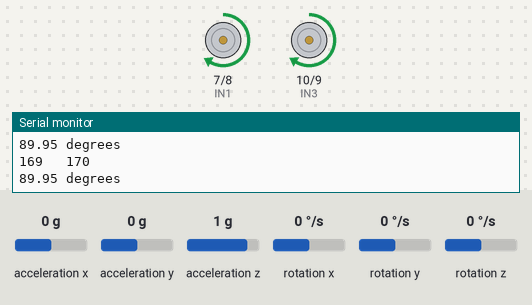
A sketch run on a simulated Arduino Uno, built with avr-gcc and run on an emulated ATmega328P. On the bench: motor-driver pin pairs drawn as motors (green arrow = first pin HIGH = forward, orange = second pin HIGH = backward, longer = more drive, scaled by the enable pin), the last lines printed to the serial monitor. Inputs (shaded band) come from the test bench; at power-on: rotation z 0 °/s, acceleration x 0 g, acceleration y 0 g, acceleration z 1 g, rotation x 0 °/s, rotation y 0 °/s.

Above: at 6.0 s.
6.1 s: rotation z set to -100 °/s
At 6.5 s:
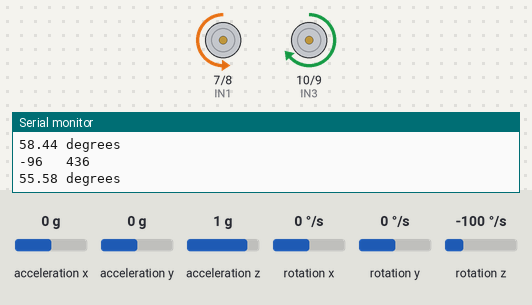
At 7.7 s:
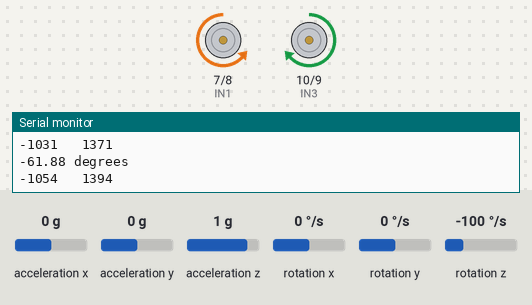
8.0 s: rotation z set to 96 °/s
At 10.32 s:
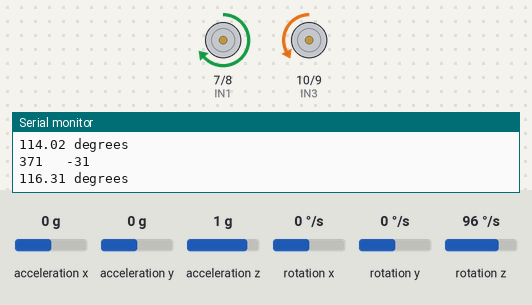
At 10.8 s:
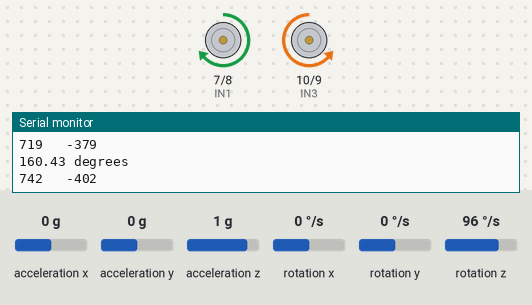
11.0 s: rotation z set to 192 °/s
14.0 s: rotation z set to 100 °/s
16.4 s: rotation z set to 88 °/s
19.4 s: rotation z set to -192 °/s
Timing chart, 0 to 23.4 s (numbered marks = the images above; inputs shaded):
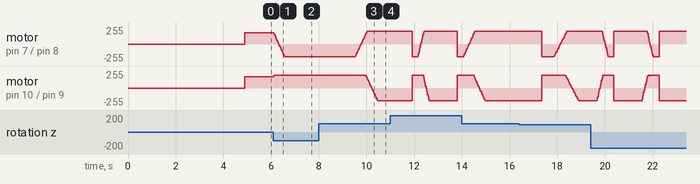

Measured:
- after the input at 6.1 s, motor on pin 7 (IN1) / pin 8 (IN2): moves from forward 169/255 to backward 190/255 over 0.46 s, starting at once; motor on pin 10 (IN3) / pin 9 (IN4): forward 170/255 → forward 190/255 at once
- after the input at 8.0 s, motor on pin 7 (IN1) / pin 8 (IN2): moves from backward 190/255 to forward 190/255 over 0.51 s, starting after 1.5 s; motor on pin 10 (IN3) / pin 9 (IN4): moves from forward 190/255 to backward 190/255 over 0.50 s, starting after 2.0 s

The sketch:

sbr.ino
```cpp
#include <MPU6050_tockn.h>
#include <Wire.h>
#include<math.h>
MPU6050 mpu6050(Wire);
float Turning = 0.00;

#define ENA 5
#define ENB 6
#define IN1 7
#define IN2 8
#define IN4 9
#define IN3 10

float signF;
float signB;

int instance = 0;
int kp = 8;
int ki = 1;
int CF;
int CB;

float theta = 0.0000;
float angle_offset = 0.0000;
float nextdrive = -90.00;
long int timer = 0;
long int starttime;
float prevError = 0;
float currentTime;
float prevTime;

void setup() {
  // put your setup code here, to run once:
  // delay(10000);
  pinMode(IN1, OUTPUT);
  pinMode(IN2, OUTPUT);
  pinMode(IN3, OUTPUT);
  pinMode(IN4, OUTPUT);
  pinMode(ENA, OUTPUT);
  pinMode(ENB, OUTPUT);

  Serial.begin(9600);
  Wire.begin();
  mpu6050.begin();
  mpu6050.calcGyroOffsets(true);

  for (int i = 0; i < 1000; i++) {
    mpu6050.update();

    angle_offset += mpu6050.getAngleZ();
  }
  angle_offset = angle_offset / 1000.00;
  Serial.println("");
  Serial.print("offset angle is: ");
  Serial.println(angle_offset);


  //  stop_now();


  //while(check_angle()>0.00){
  //    go_right(90);
  //   }

  // starttime = millis();
  // while(millis()-starttime<1000){
  //showxandy();
  // drive_straight(0.00);
  // }
  // stop_now();
  //delay(5000);

 // prevTime = millis();
}

void loop() {

 balance(90.00);

}

float check_angle() {
  mpu6050.update();
  float theta = 90 + mpu6050.getAngleZ() - angle_offset;
  theta = radians(theta);
  float aa = int(100 * theta) % 628;
  theta = aa / 100;
  theta = degrees(theta);
  return theta;
}

void balance(int spd1, int spd2) {
  analogWrite(ENA, abs(spd1));
  analogWrite(ENB, abs(spd2));

  if (spd1 >= 0) {
    digitalWrite(IN1, HIGH);
    digitalWrite(IN2, LOW);
  }
  else {
    digitalWrite(IN1, LOW);
    digitalWrite(IN2, HIGH);
  }

  if (spd2 >= 0) {
    digitalWrite(IN3, HIGH);
    digitalWrite(IN4, LOW);
  }
  else {
    digitalWrite(IN3, LOW);
    digitalWrite(IN4, HIGH);
  }

  Turning = 0.00;
}

void go_backward(int spd) {
  analogWrite(ENA, spd);
  analogWrite(ENB, spd);
  digitalWrite(IN1, LOW);
  digitalWrite(IN2, HIGH);
  digitalWrite(IN3, HIGH);
  digitalWrite(IN4, LOW);
  Turning = 2.00;
}

void go_left(int spd) {
  analogWrite(ENA, spd);
  analogWrite(ENB, spd);
  digitalWrite(IN1, LOW);
  digitalWrite(IN2, HIGH);
  digitalWrite(IN3, LOW);
  digitalWrite(IN4, HIGH);
  Turning = 1.00;
}

void go_right(int spd) {
  analogWrite(ENA, spd);
  analogWrite(ENB, spd);
  digitalWrite(IN1, HIGH);
  digitalWrite(IN2, LOW);
  digitalWrite(IN3, HIGH);
  digitalWrite(IN4, LOW);
  Turning = 1.00;
}


void stop_now() {
  analogWrite(ENA, 0);
  analogWrite(ENB, 0);
  digitalWrite(IN1, LOW);
  digitalWrite(IN2, LOW);
  digitalWrite(IN3, LOW);
  digitalWrite(IN4, LOW);
  Turning = 0.00;
}


void balance(float angle_dsrd) {
  Serial.print(check_angle());Serial.println(" degrees");
  float ang = check_angle();
  float err = ang - angle_dsrd;
//  currentTime = millis();
//  float changeInTime = currentTime - prevTime;
//  prevTime = currentTime;
//  err = angle_dsrd - check_angle();
//  float errorSum =+ err * changeInTime;
  CF = 170 + kp * err ;
  CB = 170 - kp * err ;
 Serial.print(CF);
 Serial.print("   ");
 Serial.println(CB);
  CF = constrain(CF, -190, 190);
  CB = constrain(CB, -190, 190);
  signF = float(CF / abs(CF));
  signB = float(CB / abs(CB));
  balance(CF, CB);
  //Serial.print ("Error: ");
  //Serial.println(err);
  //Serial.print ("Speeds: ");
  //Serial.print(CF);
  //Serial.print("   ");
  //Serial.println(CB);
 if (check_angle()>92&& check_angle()<88){
 stop_now();
 }
 else {

 }
}
```
